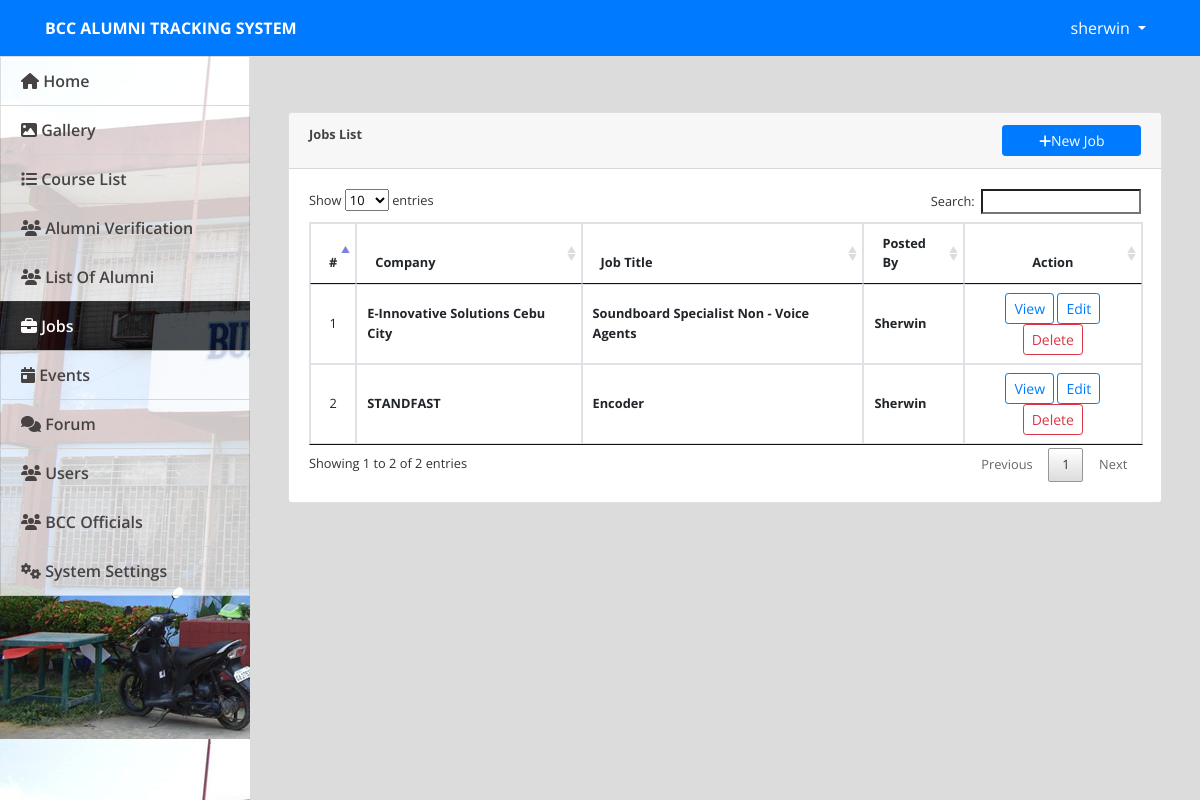
/admin/index.php?page=jobs (signed in), run on the app's committed database.
### tables this page shows
CREATE TABLE `careers` (
  `id` int(30) NOT NULL,
  `company` varchar(250) NOT NULL,
  `location` text NOT NULL,
  `job_title` text NOT NULL,
  `description` text NOT NULL,
  `user_id` int(30) NOT NULL,
  `date_created` datetime NOT NULL DEFAULT (CURRENT_DATE)
);

CREATE TABLE `users` (
  `id` int(30) NOT NULL,
  `name` text NOT NULL,
  `username` varchar(200) NOT NULL,
  `password` text NOT NULL,
  `type` tinyint(1) NOT NULL DEFAULT 3 COMMENT '1=Admin,2=Alumni officer, 3= alumnus',
  `auto_generated_pass` text NOT NULL,
  `alumnus_id` int(30) NOT NULL
);

### admin/jobs.php (the view, shortened to what this page needs)
<?php include('db_connect.php');?>
<div class="container-fluid">
	<div class="col-lg-12">
		<div class="row small">
			<div class="col-md-12">
				<div class="card">
					<div class="card-header">
						<b>Jobs List</b>
						<span class="">
							<button class="btn btn-primary btn-block btn-sm col-sm-2 float-right" type="button" id="new_career">
					<i class="fa fa-plus"></i>New Job</button>
				</span>
					</div>
					<div class="card-body">
						<table class="table table-bordered table-condensed table-hover">
							<thead>
								<tr>
									<th class="text-center">#</th>
									<th class="">Company</th>
									<th class="">Job Title</th>
									<th class="">Posted By</th>
									<th class="text-center">Action</th>
								</tr>
							</thead>
							<tbody>
								<?php
								$i = 1;
								$jobs =  $conn->query("SELECT c.*,u.name from careers c inner join users u on u.id = c.user_id order by id desc");
								while($row=$jobs->fetch_assoc()):
								?>
								<tr>
									<td class="text-center"><?php echo $i++ ?></td>
									<td class="">
										 <p><b><?php echo ucwords($row['company']) ?></b></p>
									</td>
									<td class="">
										 <p><b><?php echo ucwords($row['job_title']) ?></b></p>
									</td>
									<td class="">
										 <p><b><?php echo ucwords($row['name']) ?></b></p>
									</td>
									<td class="text-center">
										<button class="btn btn-sm btn-outline-primary view_career" type="button" data-id="<?php echo $row['id'] ?>" >View</button>
										<button class="btn btn-sm btn-outline-primary edit_career" type="button" data-id="<?php echo $row['id'] ?>" >Edit</button>
										<button class="btn btn-sm btn-outline-danger delete_career" type="button" data-id="<?php echo $row['id'] ?>">Delete</button>
									</td>
								</tr>
								<?php endwhile; ?>
							</tbody>
						</table>
					</div>
				</div><br><br>
			</div>
		</div>
	</div>
</div>

### admin/assets/css/style.css (style rules this page uses)
body { font-family: "Open Sans", sans-serif; color: #444444; width: 100%; height: calc(100%); }

### admin/index.php (style rules this page uses)
body { background: #80808045; }

### admin/jobs.php (style rules this page uses)
td { vertical-align: middle !important; }
td p { margin: unset }

### data on the page
careers: company "E-Innovative Solutions Cebu City", job_title "Soundboard Specialist Non - Voice Agents", user.name "Sherwin"
careers: company "STANDFAST", job_title "Encoder", user.name "Sherwin"

### other printed values
$_SESSION['system']['name'] "BCC ALUMNI TRACKING SYSTEM"
$_SESSION['login_name'] "sherwin"
